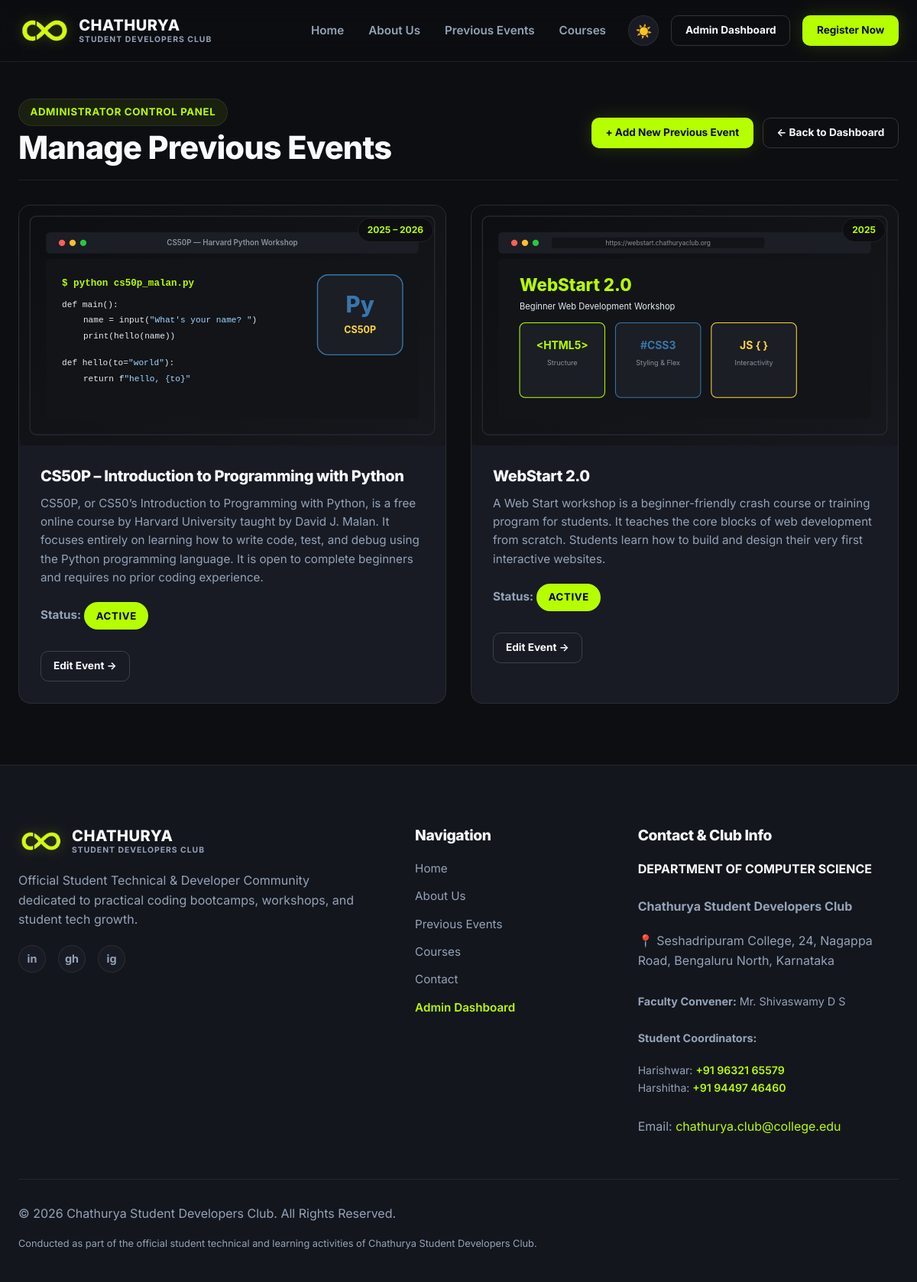
Before: /custom-admin/events/ (signed in) with the older database file.
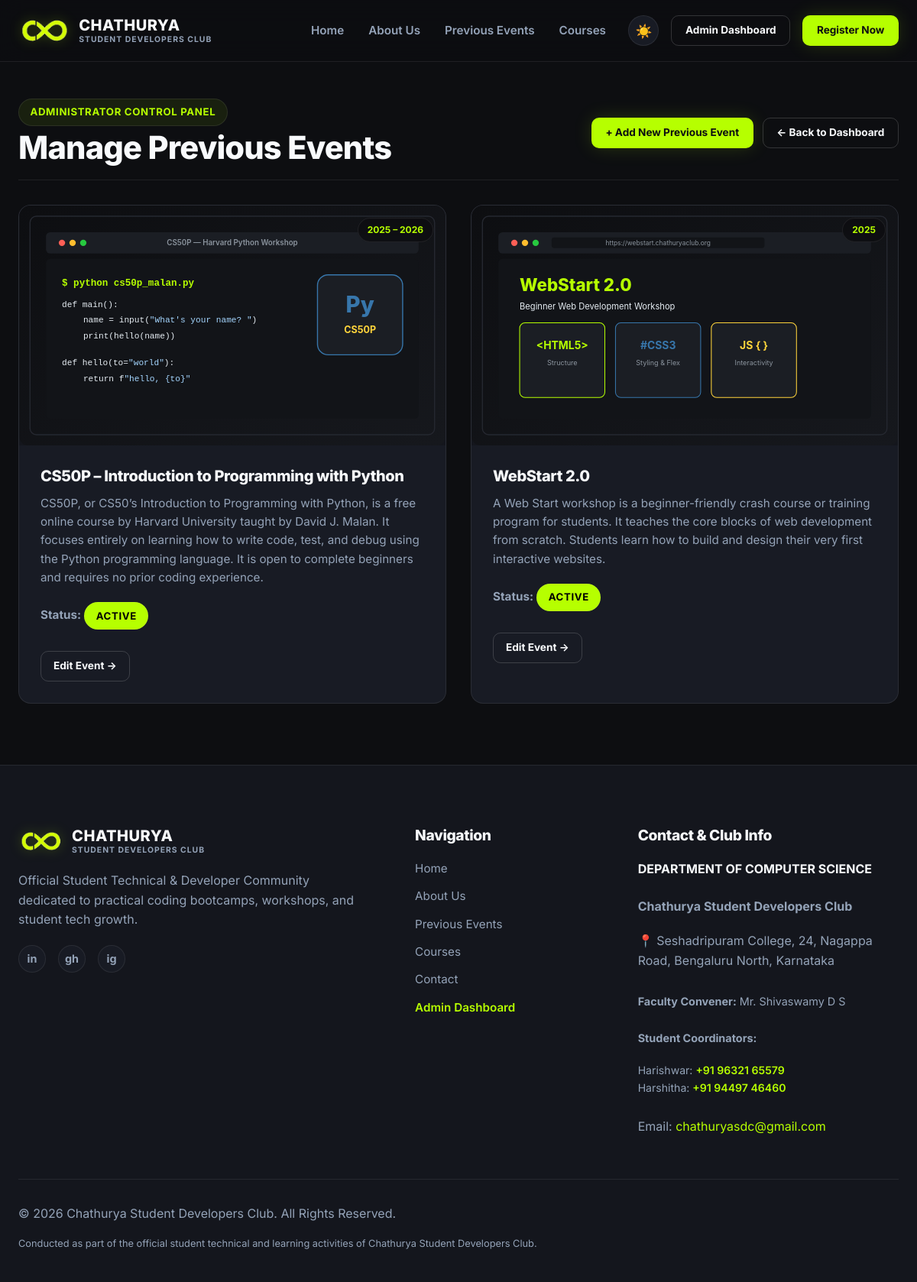
After: the same page with the newer database file.
### workshop/models.py (models this page shows, shortened)
class PreviousEvent(models.Model):
    title = models.CharField(max_length=200)
    description = models.TextField()
    image = models.ImageField(upload_to='events/', blank=True, null=True)
    image_path = models.CharField(max_length=255, blank=True, null=True, help_text="Fallback static image path e.g. images/cs50p.svg")
    date_str = models.CharField(max_length=100, default='2025 – 2026')
    year = models.CharField(max_length=20, default='2026')
    is_active = models.BooleanField(default=True)
    display_order = models.IntegerField(default=0)
    created_at = models.DateTimeField(auto_now_add=True)
    updated_at = models.DateTimeField(auto_now=True)
    class Meta:
        ordering = ['display_order', '-created_at']

class SiteSettings(models.Model):
    club_name = models.CharField(max_length=200, default='Chathurya Student Developers Club')
    college_name = models.CharField(max_length=200, default='Tech Campus, College Block B')
    logo = models.ImageField(upload_to='logos/', blank=True, null=True)
    hero_title = models.CharField(max_length=200, default='Learn. Build. Launch.')
    hero_subtitle = models.TextField(default='Welcome to Chathurya Student Developers Club. Join our hands-on technical workshops designed to help students build practical skills, explore modern software technologies, and launch real-world projects.')
    about_text = models.TextField(default='Chathurya Student Developers Club is a premier student-led technical community dedicated to nurturing coding talent, practical software engineering, and data science skills.')
    contact_email = models.EmailField(default='chathuryasdc@gmail.com')
    contact_phone = models.CharField(max_length=50, default='', blank=True)
    address = models.TextField(default='Tech Building Block B, Innovation Way, College Campus, 560100')
    instagram_url = models.URLField(blank=True, default='https://instagram.com')
    facebook_url = models.URLField(blank=True, default='https://facebook.com')
    linkedin_url = models.URLField(blank=True, default='https://linkedin.com')
    github_url = models.URLField(blank=True, default='https://github.com')
    footer_text = models.TextField(default='Official Student Technical & Developer Community dedicated to practical coding bootcamps, workshops, and student tech growth.')
    copyright_text = models.CharField(max_length=200, default='© 2026 Chathurya Student Developers Club. All Rights Reserved.')
    class Meta:
        verbose_name = 'Site Settings'
        verbose_name_plural = 'Site Settings'
    @classmethod
    def load(cls):
        obj, created = cls.objects.get_or_create(pk=1)
        return obj

### workshop/views.py (the view)
# urls.py: path('custom-admin/events/', views.admin_events_list_view, name='admin_events_list'),
@user_passes_test(is_staff_user, login_url='admin_login')
def admin_events_list_view(request):
    site_settings = SiteSettings.load()
    events = PreviousEvent.objects.all()
    context = {
        'site_settings': site_settings,
        'events': events,
    }
    return render(request, 'workshop/dashboard/events_list.html', context)

### workshop/views.py (called while the page is built)
def is_staff_user(user):
    return user.is_authenticated and user.is_staff

### workshop/templates/workshop/dashboard/events_list.html (shortened to what this page needs)
{% extends 'workshop/base.html' %}
{% load static %}
{% block content %}
<section class="detail-section" style="padding-top: 3rem; padding-bottom: 5rem;">
  <div class="container">
    <div style="display: flex; justify-content: space-between; align-items: center; flex-wrap: wrap; gap: 1rem; margin-bottom: 2rem; border-bottom: 1px solid var(--border-subtle); padding-bottom: 1rem;">
      <div>
        <div class="badge" style="margin-bottom: 0.25rem;">Administrator Control Panel</div>
        <h2>Manage Previous Events</h2>
      </div>
      <div style="display: flex; gap: 0.75rem;">
        <a href="{% url 'admin_event_add' %}" class="btn btn-primary btn-sm">+ Add New Previous Event</a>
        <a href="{% url 'admin_dashboard' %}" class="btn btn-secondary btn-sm">← Back to Dashboard</a>
      </div>
    </div>
    <div class="events-grid" style="grid-template-columns: repeat(auto-fit, minmax(320px, 1fr));">
      {% for event in events %}
        <article class="event-card">
          <div class="event-img-wrapper">
            {% if event.image %}
              <img src="{{ event.image.url }}" alt="{{ event.title }}">
            {% elif event.image_path %}
              <img src="{% static event.image_path %}" alt="{{ event.title }}">
            {% else %}
              <img src="{% static 'images/event-1.svg' %}" alt="{{ event.title }}">
            {% endif %}
            <span class="event-date-badge">{{ event.date_str }}</span>
          </div>
          <div class="event-body">
            <h3>{{ event.title }}</h3>
            <p>{{ event.description }}</p>
            <p style="margin-top: 0.5rem;"><strong>Status:</strong> {% if event.is_active %}<span class="badge" style="background: var(--accent); color: #000;">Active</span>{% else %}<span class="badge" style="background: #ff5f56; color: #fff;">Disabled</span>{% endif %}</p>
            <div style="margin-top: 1rem;">
              <a href="{% url 'admin_event_edit' event_id=event.id %}" class="btn btn-secondary btn-sm" style="padding: 0.5rem 1rem;">Edit Event →</a>
            </div>
          </div>
        </article>
      {% empty %}
        <p style="color: var(--text-secondary); text-align: center;">No previous events configured.</p>
      {% endfor %}
    </div>
  </div>
</section>
{% endblock %}

### workshop/templates/workshop/footer.html
{% load static %}
<footer id="contact" class="footer">
  <div class="container">
    <div class="footer-grid">
      <div class="footer-col">
        <div class="footer-brand">
          <a href="{% url 'home' %}" class="nav-brand">
            <img src="{% static 'images/chathurya-mark.png' %}" alt="Chathurya Logo Mark" class="brand-mark">
            <div class="brand-text">
              <span class="brand-title">CHATHURYA</span>
              <span class="brand-subtitle">STUDENT DEVELOPERS CLUB</span>
            </div>
          </a>
        </div>
        <p>{{ site_settings.footer_text }}</p>
        <div class="social-links">
          {% if site_settings.linkedin_url %}<a href="{{ site_settings.linkedin_url }}" target="_blank" class="social-icon" aria-label="LinkedIn">in</a>{% endif %}
          {% if site_settings.github_url %}<a href="{{ site_settings.github_url }}" target="_blank" class="social-icon" aria-label="GitHub">gh</a>{% endif %}
          {% if site_settings.instagram_url %}<a href="{{ site_settings.instagram_url }}" target="_blank" class="social-icon" aria-label="Instagram">ig</a>{% endif %}
        </div>
      </div>
      <div class="footer-col">
        <h4>Navigation</h4>
        <div class="footer-links">
          <a href="{% url 'home' %}">Home</a>
          <a href="{% url 'home' %}#about">About Us</a>
          <a href="{% url 'home' %}#events">Previous Events</a>
          <a href="{% url 'courses_list' %}">Courses</a>
          <a href="{% url 'home' %}#contact">Contact</a>
          {% if user.is_authenticated and user.is_staff %}
            <a href="{% url 'admin_dashboard' %}" style="color: var(--accent); font-weight: 600;">Admin Dashboard</a>
          {% else %}
            <a href="{% url 'admin_login' %}">Admin Login</a>
          {% endif %}
        </div>
      </div>
      <div class="footer-col">
        <h4>Contact &amp; Club Info</h4>
        <p style="font-weight: 700; color: var(--text-primary); margin-bottom: 0.2rem;">DEPARTMENT OF COMPUTER SCIENCE</p>
        <p><strong>{{ site_settings.club_name }}</strong></p>
        <p>
          <a href="https://maps.google.com/?q=Seshadripuram+College,+24,+Nagappa+Road,+Bengaluru+North,+Karnataka" target="_blank" rel="noopener noreferrer" class="address-link" title="Open location in Google Maps">
            📍 Seshadripuram College, 24, Nagappa Road, Bengaluru North, Karnataka
          </a>
        </p>
        <p style="margin-top: 0.5rem; font-size: 0.9rem;"><strong>Faculty Convener:</strong> Mr. Shivaswamy D S</p>
        <p style="margin-top: 0.35rem; font-size: 0.9rem;"><strong>Student Coordinators:</strong></p>
        <p style="font-size: 0.88rem; color: var(--text-secondary);">
          Harishwar: <a href="tel:+919632165579" class="phone-link" title="Call Harishwar">+91 96321 65579</a><br>
          Harshitha: <a href="tel:+919449746460" class="phone-link" title="Call Harshitha">+91 94497 46460</a>
        </p>
        <p style="margin-top: 0.4rem;">Email: <a href="mailto:{{ site_settings.contact_email }}" style="color: var(--accent);">{{ site_settings.contact_email }}</a></p>
      </div>
    </div>
    <div class="footer-bottom">
      <p>{{ site_settings.copyright_text }}</p>
      <p style="font-size: 0.8rem;">Conducted as part of the official student technical and learning activities of {{ site_settings.club_name }}.</p>
    </div>
  </div>
</footer>

Changed rows visible on the page:
changed SiteSettings "Chathurya Student Developers Club": contact_email "chathurya.club@college.edu" → "chathuryasdc@gmail.com"
